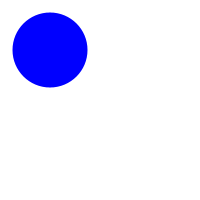
Frame 1 (no input)
Frame 60 (the mouse pressed at the canvas centre just before this capture): identical to frame 1, image omitted
Frame 120 (the mouse held since frame 60 and released just before this capture): identical to frame 1, image omitted

The Processing sketch that drew this single still picture (run headless with seeded random() and noise(); from frame 60 on, the mouse is pressed at the canvas centre):

// Processing sketch: DistanceCursorToCircle
// ── DistanceCursorToCircle.pde
//First circle
int x = 50;
int y = 50;
int dia = 75;

//Second Circle
int x2, y2;
int dia2;

void setup() {
  size(200, 200);
  smooth(4);
  background(255);
  noStroke();
  ellipseMode(CENTER);

}

void draw() { 
  background(255);
  fill(0, 0, 255);
  
  if (isInDistance(x, y, dia))  {
    fill(255, 0, 0);
  }

  ellipse(x, y, dia, dia);
  ellipse(x2, y2, dia2, dia2);
  
  //Used for debugging
  println(isInDistance(x, y, dia));  
}

boolean isInDistance(float _x, float _y, float _dia)  {
  
  //This is really the first part of the distance formula for two points
  float difX = _x - mouseX;
  float difY = _y - mouseY;
  
  //Once we have the difference between each point above just use pythagorus
  float distance = sqrt( (difX*difX) + (difY*difY) );
  
  if (distance < _dia/2)  {
    return true;
  }
  return false;  
}
